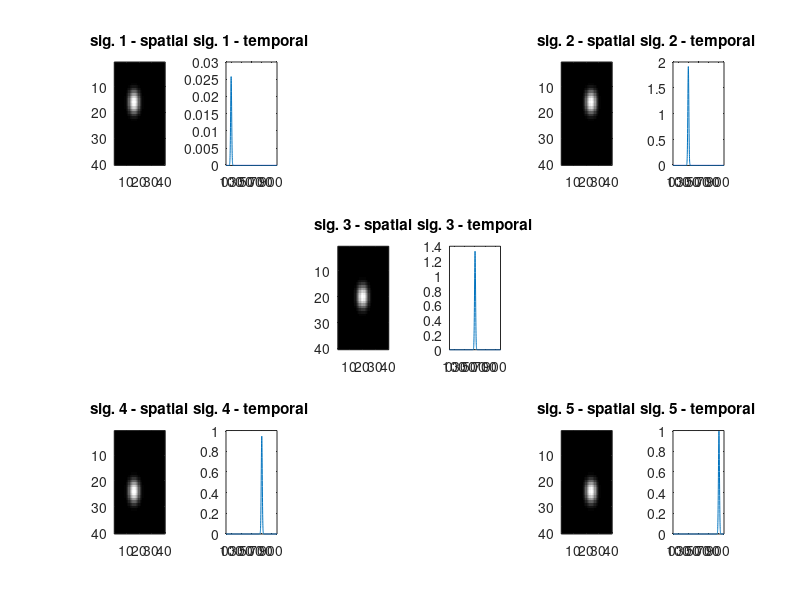
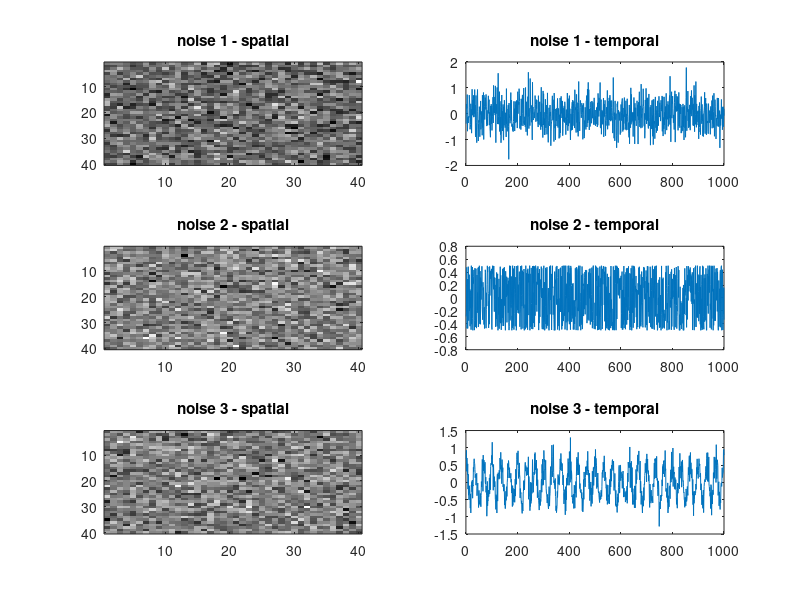

MATLAB code to generate these figures, in order: (Note: this script raises an error after producing the figures.)
%% %%%%%%%%%%%%%%%%%%%%%%%%%%%% SIMULATION %%%%%%%%%%%%%%%%%%%%%%%%%%%%%
clear; close all; 
addpath("C:\Users\orica\Dropbox\fcns_and_decript");
addpath('C:\Users\orica\Dropbox\master degree\codes');
global fs 
T = 1000; fs = 100;
P = 1600;
m = sqrt(P);
signals = struct;
noises = struct;
% colors = [0 0 1; 0 1 0; 0 1 1; 1 0 0; 1 0 1];
stim_time = 10:20:90;
noiseSig = 0.5; % STD of the noise, change to 0.3 for theoretical SNR = 0 
runSummary = cell(4,1);
%% construct signals
[I,J] = ndgrid(1:m,1:m); r = 4; 
locs = [0.25 0.25; 0.25 0.75; 0.5 0.5; 0.75 0.25; 0.75 0.75]; 
locs = [0.4 0.4; 0.4 0.6; 0.5 0.5; 0.6 0.4; 0.6 0.6]; 
DC = 0.02; 
figure;ind2plot = [1,5,9,13,17];
amp = rand(1,5)*2; % [1.63 1.81 0.25 1.83 1.26
for i=1:5
    signals(i).time = amp(i)/0.4*normpdf(0:0.1:(T-1)/10,stim_time(i),1);
    signals(i).space = imgaussfilt(double((I-m*locs(i,1)).^2+(J-m*locs(i,2)).^2<r^2),sqrt(r))+DC; % what is larger than r^2 is 1 (white), what is smaller is 0 (black)
    subplot(3,6,ind2plot(i)) 
    imagesc(signals(i).space); colormap(gray);
    title(['sig. ' num2str(i) ' - spatial']);
    subplot(3,6,ind2plot(i)+1)
    plot(signals(i).time);
    title(['sig. ' num2str(i) ' - temporal']);
    xticks([0 100:200:T]);
end
% figure;imagesc(signals(1).space +signals(2).space +signals(3).space +signals(4).space +signals(5).space);
%% construct noise
t = linspace(0,(T-1)./fs,T);
[I1,I2] = ndgrid([repmat(linspace(0,2*pi,m/2),1,2)]',[repmat(linspace(0,2*pi,m/2),1,2)]);
noises(1).time = normrnd(0,noiseSig,T,1);
noises(1).space = normrnd(0,1,m,m);%cos(I1);
noises(2).time = noiseSig*cos(2*pi*1.*t'+rand(size(t')).*(2*pi));%normrnd(0,noiseSig,T,1);
noises(2).space = normrnd(0,1,m,m);
noises(3).time = noiseSig*cos(2*pi*3.*t')+normrnd(0,noiseSig/2,T,1);
noises(3).space = normrnd(0,1,m,m);%cos(I2);
noises(4).time = noiseSig*cos(2*pi*0.67.*t')+normrnd(0,noiseSig/2,T,1);
noises(4).space = normrnd(0,1,m,m);
figure; ind2plot = [1,3,5];
for i=1:length(noises)
    subplot(3,2,ind2plot(i))
    imagesc(noises(i).space); colormap(gray);
    title(['noise ' num2str(i) ' - spatial']);
    subplot(3,2,ind2plot(i)+1)
    plot(noises(i).time);
    title(['noise ' num2str(i) ' - temporal']);
end
%% construct Z and show 9 frames
Z = zeros(m*m,T); % preallocate memory
for i = 1:T
    Z(:,i) = reshape( ...
        signals(1).time(i)*signals(1).space+signals(2).time(i)*signals(2).space+...
        signals(3).time(i)*signals(3).space+signals(4).time(i)*signals(4).space+...
        signals(5).time(i)*signals(5).space+...
        noises(1).time(i)*noises(1).space+...
        noises(2).time(i)*noises(2).space+...
        noises(3).time(i)*noises(3).space+...
        noises(4).time(i)*noises(4).space...
        ,[],1);
end
% for i=1:size(Z,1) % iterate pixels and add exponential trend)
%     ZZ(i,:) = Z(i,:)+(0.5.*exp(-t./4));
% end
% figure; suptitle('the recorded signal (Z) at random frames');
% ind2show = sort([100;502;899;randi(1000,7,1)]);
% for i=1:length(ind2show)
%     subplot(2,5,i)
%     imshow(reshape(Z(:,ind2show(i)),m,[])); colormap(gray);
%     title(['Frame #: ' num2str(ind2show(i))]);
% end
theoreticalSig = zeros(length(signals(1).time),length(signals));
for i=1:length(signals)
    theoreticalSig(:,i) = normpdf(0:0.1:(T-1)/10,stim_time(i),1);
end
[~,ZZ,ZZZ,betas] = GLM_VSDI(Z,[0.67 3],theoreticalSig);
mapGLM = rshp(betas(6:end,:)');
retinotopicMapGLM = retinotopicMapFromIndividualMaps(mapGLM,2);
%% calc performance measures between theoretical signal and plain average 
for i=1:length(signals)
    [~,I] = max(signals(i).time);
    mapORIG(:,:,i) = reshape(mean(ZZZ(:,I-25:I+25),2),40,40);
    [origMSE(i),origPSNR(i),origCNR(i),origMSSIM(i),origCorr(i),origCP(i)] = getPerformance( mapORIG(:,:,i),signals(i).space,signals(i).space~=DC,signals(i).space==DC);
%     figure;imagesc(reshape(mean(Z(:,I-25:I+25),2),40,40));
end
retinotopicMapOrig = retinotopicMapFromIndividualMaps(mapORIG,2);
%% ============================= TSCA ===================================
noiseNew.time = eye(T)/T; noiseNew.space = []; map = zeros(m,m,length(signals));
noise2New.time = createToeplitz(0.67,0.1,1,1,T); noise2New.space = [];%cos(2*pi*3.*t')+normrnd(0,noiseSig/2,T,1);
noise3New.time = createToeplitz(3,0.1,1,1,T); noise3New.space = [];%cos(2*pi*0.67.*t')+normrnd(0,noiseSig/2,T,1);
for i=1:length(signals)
    sig.time = normpdf(0:0.1:(T-1)/10,stim_time(i),1);
%     [projected,components,D,Alpha,output] = tscaFunc(Z - mean(Z(:)),sig,[noiseNew noise2New noise3New],[1 -0.2*ones(1,3)],100,1);
    [projected,components,D,Alpha,output] = tscaFunc(ZZ - mean(ZZ(:)),sig,[noiseNew],[1 -0.2*ones(1,1)],100,1);
%     [projected,components,D,Alpha,output] = tscaFunc(Z - mean(Z(:)),sig,[noiseNew noise2New noise3New signals(setdiff(1:5,i))],[1 -0.2*ones(1,7)],100,1);
%     tscaAnalyze(output,3,[],4,T);
    [correlation(i),I] = max(corr(abs(projected'),sig.time')); % get the index of component with highest correlation to original signal
    map(:,:,i) = abs(reshape(components(:,I),m,m));
    [tscaMSE(i),tscaPSNR(i),tscaCNR(i),tscaMSSIM(i),tscaCorr(i),tscaCP(i)] = getPerformance(map(:,:,i),signals(i).space,signals(i).space~=DC,signals(i).space==DC);
end
retinotopicMapTSCA = retinotopicMapFromIndividualMaps(map,correlation,2);
% [maxmap,maxind] = max(map,[],3); maxmap = maxmap(:); maxind = maxind(:);
% % map22 = colors(maxind,:); map22(maxmap(:)< prctile(maxmap(:),70),:) = repmat([0 0 0],length(find(maxmap(:)< prctile(maxmap(:),70))),1);
% retinotopicMap = hsv2rgb(maxind/length(unique(maxind)),ones(size(maxind)),(maxmap-min(maxmap))./(max(maxmap)-min(maxmap)));
% figure;imagesc(reshape(retinotopicMap,40,40,3));
%% ========================== Nadav's method ===========================
mapN = zeros(m,m,length(signals));
for i=1:length(signals)
    thisSig = ZZZ(:,stim_time(i)*10-99:stim_time(i)*10+100); 
    [ind_mx1 w_mx i_rx w_rx]=xplmts(thisSig,80,mean(thisSig(:)),[0.9 1.1],[mean(thisSig(:))+2*std(thisSig(:)) 30],3);
    mapN(:,:,i) = reshape(ind_mx1,40,40);
%     figure;imagesc(reshape(mapN(:,:,i),40,40));colormap(gray);
    [nadavMSE(i),nadavPSNR(i),nadavCNR(i),nadavMSSIM(i),nadavCorr(i),nadavCP(i)] = getPerformance(mapN(:,:,i),signals(i).space,signals(i).space~=DC,signals(i).space==DC);
end
retinotopicMapNADAV = retinotopicMapFromIndividualMaps(mapN,3);
%% ======================== Correlation method =========================
normalizedZ = (ZZ-mean(ZZ,2))./std(ZZ,[],2);
mapsCorr = normalizedZ*theoreticalSig; mapsCorr = rshp(mapsCorr);
retinotopicMapCorr = retinotopicMapFromIndividualMaps(mapsCorr,2);

%% ========================== T_max method =============================
refff = normpdf(0:0.1:(T-1)/10,10,1);
for i=1:size(ZZZ,1)
    [rtemp,lags] = xcorr(ZZZ(i,:),refff);
    [r(i),I] = max(rtemp);
    tmax(i) = lags(I);
end
tmax(r<mean(r)+0*std(r)) = -100;
A = tmax;
B = [-100, 0:200:800];  
[~,I] = min(abs(bsxfun(@minus,A,B')));
Anew = B(I);
for i=1:length(signals)
    temp = zeros(size(Anew))';
    temp(Anew == B(i+1)) = 1;
    temp(temp==1) = r(temp==1);
    mapT(:,:,i) = reshape(temp,40,40);
    [T_MSE(i),T_PSNR(i),T_CNR(i),T_MSSIM(i),T_corr(i),T_CP(i)] = getPerformance(mapT(:,:,i),signals(i).space,signals(i).space~=DC,signals(i).space==DC);
end
retinotopicMapTmax = retinotopicMapFromIndividualMaps(mapT,2);
% tmax2 = Anew';
% tmax2(tmax2>=0) = (tmax2(tmax2>=0)./100+2)./2; tmax22 = zeros(length(tmax2),3);% transform 0,200,400,600,800 to 1,2,3,4,5 
% tmax22(tmax2>0,:) = colors(tmax2(tmax2>0),:);
% figure;imagesc(reshape(tmax22,40,40,3));
% close all;
runSummary{1} = [origMSE;origPSNR;origCNR;origMSSIM;origCorr;origCP];
runSummary{2} = [nadavMSE;nadavPSNR;nadavCNR;nadavMSSIM;nadavCorr;nadavCP];
runSummary{3} = [tscaMSE;tscaPSNR;tscaCNR;tscaMSSIM;tscaCorr;tscaCP];
runSummary{4} = [T_MSE;T_PSNR;T_CNR;T_MSSIM;T_corr;T_CP];

%% Compare results
ORIG = cat(3,runSummary{1,:});
NADAV = cat(3,runSummary{2,:}); NADAV(isnan(NADAV)) = 0;
TSCA = cat(3,runSummary{3,:});
Tmax = cat(3,runSummary{4,:}); Tmax(isinf(Tmax)) = 100; Tmax(isnan(Tmax)) = 0;
Title = {'MSE','PSNR','CNR','MSSIM','Corr','CP'};
Title2 = {'TSCA','T max','Nadav','Original'};
retMaps = {retinotopicMapTSCA,retinotopicMapTmax,retinotopicMapNADAV,retinotopicMapOrig};
% figure(kk);suptitle(['Noise STD = ' num2str(noiseSig(kk))]); 
figure(kk*10);suptitle(['Theoretical SNR = ' num2str(10*log10(0.3/noiseSig))]);
figure(kk*100);suptitle(['Theoretical SNR = ' num2str(10*log10(0.3/noiseSig))]);
for i=1:6 % iterate the 6 performance measures
%     figure(kk);
%     subplot(2,3,i); 
%     hold on;
%     plot(mean(TSCA(i,:,:),3),'*r','MarkerSize',10);
%     plot(mean(Tmax(i,:,:),3),'*g','MarkerSize',10);
%     plot(mean(NADAV(i,:,:),3),'*k','MarkerSize',10);
%     plot(mean(ORIG(i,:,:),3),'*b','MarkerSize',10);
%     legend('tsca','T','Nadav','orig'); title([Title{i} ' between reconstructed and original image']); ylabel(Title{i}); xlabel('sig #');
    figure(kk*10);
    subplot(2,3,i) 
    boxplot([squeeze(mean(TSCA(i,:,:),2)) squeeze(mean(Tmax(i,:,:),2)) squeeze(mean(NADAV(i,:,:),2)) squeeze(mean(ORIG(i,:,:),2))],char({'tsca';'T';'Nadav';'orig'}));
    title(Title{i});
    if i<=4
       figure(kk*100);
       subplot(2,2,i)
       imagesc(reshape(retMaps{i},40,40,3)); title([Title2{i} ' Retinotopic Map']);
       
    end
end

